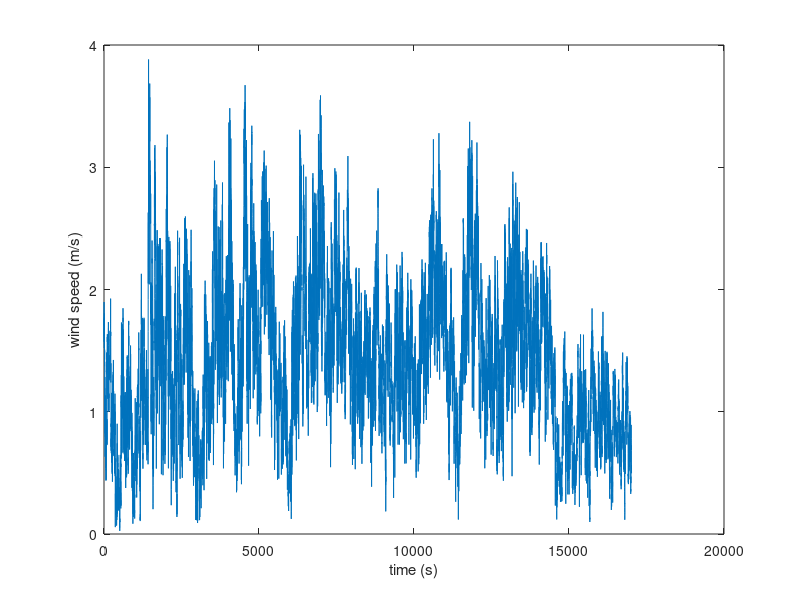

The MATLAB source for this figure: (Note: this script raises an error after producing the figure.)
% Data citation:
%  UCAR/NCAR - Earth Observing Laboratory. 2013. PCAPS ISFS 1 second data.
%  Version 1.0. UCAR/NCAR - Earth Observing Laboratory.
%  https://doi.org/10.5065/D6QV3JRP. Accessed 24 Jan 2018.

% Data is from Salt Lake basin, on 2010-11-10


close all
clear all
% Import and plot data original 1
data = csvread('wind_data3.csv');
figure
plot(data)
xlabel("time (s)")
ylabel("wind speed (m/s)")


% Compute mean by adding the speed at each time and dividing by the total
% number of measurements in the data set
sum=0;
for i=1:length(data)
    sum=sum+data(i);
end
average=sum/length(data)

% Variance=average(u'(t)^2)
% Compute variance by keeping running total of difference between the speed
% at a given time and the average, squared
varsum=0;
for i=1:length(data)
    varsum=varsum+(data(i)-average)^2;
end
variance=varsum/length(data) % Average over all times to find variance (assuming population)
st_dev=sqrt(variance) % Standard deviation is square root of variance

% Skewness=average(u'(t)^3)/sigma^3
% Compute skewness by finding the value of the numerator of the formula at
% each given time, summing, and dividing by the total number of
% measurements and by the denominator
skewsum=0;
for i=1:length(data)
    skewsum=skewsum+(data(i)-average)^3;
end
skew=skewsum/length(data)/st_dev^3

% Flatness=average(u'(t)^4)/sigma^4
% Compute flatness by finding the value of the numerator of the formula at
% each given time, summing, and dividing by the total number of
% measurements and by the denominator
flatsum=0;
for i=1:length(data)
    flatsum=flatsum+(data(i)-average)^4;
end
flatness=flatsum/length(data)/variance^2

% Create CDF by dividing the data into 1000 bins covering an equal range,
% then using the results to find the proportion of the data points that are
% below a given value.  This was done by finding the portion of the data
% points that were in each bin and adding this to the portion of data
% points that were lower in value than the minimum value of the bin. The
% speed corresponding to each value of the CDF is found by using the
% maximum value of the bin.
% The CDF was used instead of the PDF because it allowed for smaller bin
% sizes without being strongly affected by random variability.
[N,edges]=histcounts(data,1000); % divide data into bins
% Since the value of the CDF at a given speed depends on its value at a
% lower speed, the first term must be found separately.
F(1)=N(1)/length(data);
u(1)=edges(2);
for i=2:length(N) % Use a loop for the remainder of the terms
    F(i)=F(i-1)+N(i)/length(data);
    u(i)=edges(i+1);
end
figure
plot(u,F)
hold on

% Fit using Weibull distribution
% Weibull CDF: F(u)=1-exp(-(u/lambda)^K)
% Weibull PDF: f(u)=K(u^(k-1)/lambda^k)exp(-(u/lambda)^K)
% Write each of these as a function and combine the parameters in the Weib 
% array, where Weib(1)=lambda and Weib(2)=K
Func=@(Weib,xdata)(1-exp(-(xdata/Weib(1)).^Weib(2)));
func=@(Weib,xdata)Weib(2)*(xdata.^(Weib(2)-1)/Weib(1).^Weib(2)).*exp(-(xdata/Weib(1)).^Weib(2));
Weib0=[1.3 2]; % Give starting values of the parameters
% Fit the CDF of the Weibull distribution to the data using a least squares
% curve fit
[Weib,resnorm,~,exitflag,output] = lsqcurvefit(Func,Weib0,u,F);
Weib
plot(u,Func(Weib,u))

% Plot histogram with Weibull PDF
% Make the two scales match by making the maximum y-value of the PDF 1 and
% the maximum y-value of the histogram equal the number of measurements
% multiplied by the width of a bin.
figure
yyaxis left
histogram(data)
ylim([0,0.1*length(data)]);
ylabel("frequency")
xlabel("speed (m/s)")
title("Wind Speed Distribution")
yyaxis right
plot(u,func(Weib,u))
ylim([0,1]);
ylabel("probability")

% Find the autocorrelation for each time delay from 1 second to 1850 seconds
% (where it crosses zero).  Beyond 1850 seconds, the values become too 
% erratic to effectively use.
% Uses the function at the bottom of this script
for i=1:1850
    auto(i)=autocorrelation(i,data,average); % formula from class notes
    autodl(i)=auto(i)/variance; % dimensionless version
end
figure
plot(autodl)
grid on
figure
semilogx(autodl)
xlabel("tau")
ylabel("Ruu")
grid on
title("Time Delau Autocorrelation")

% Compute integral time scale by adding the dimensionless value of the
% autocorrelation at each tau.
its=0;
for i=1:length(autodl)
    its=its+autodl(i);
end
its

% Find the energy spectrum by taking the Fourier transform of the
% autocorrelation data
figure
Y=abs(fft(auto)/length(auto));
f=(0:(length(auto))-1)/length(auto);
%  Y2=Y(1:length(auto)/2+1);
%  f2 = (0:(length(auto)/2))/length(auto);
%  plot(f2(2:end),Y2(2:end))
%  figure
plot(f,Y)
ylabel("Energy (m^2/s)")
xlabel("Frequency (Hz)")
title("Kinetic Energy Spectrum")
grid on



% Autocorrelation function for given tau
function Ruu=autocorrelation(tau,data,average)
i=1; % variable to iterate
n=0; % Keep track of how many numbers are being averaged
ruusum=0; 
% Use this rather than the standard for loop to ensure that calculations
% only occur for times in which u'(t) and u'(t+tau) are both available
while (i+tau)<=length(data)
    n=n+1;
    % add value at each time to sum
    ruusum=ruusum+(data(i+tau)-average)*(data(i)-average); 
    i=i+1;
end
Ruu=ruusum/n;
end